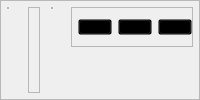
          <widget class="QFrame" name="header_frame">
           <property name="minimumSize">
            <size>
             <width>0</width>
             <height>60</height>
            </size>
           </property>
           <property name="frameShape">
            <enum>QFrame::StyledPanel</enum>
           </property>
           <property name="frameShadow">
            <enum>QFrame::Raised</enum>
           </property>
           <layout class="QHBoxLayout" name="horizontalLayout_2">
            <property name="spacing">
             <number>6</number>
            </property>
            <property name="leftMargin">
             <number>6</number>
            </property>
            <property name="topMargin">
             <number>6</number>
            </property>
            <property name="rightMargin">
             <number>6</number>
            </property>
            <property name="bottomMargin">
             <number>6</number>
            </property>
            <item alignment="Qt::AlignLeft|Qt::AlignTop">
             <widget class="QFrame" name="frame_6">
              <property name="frameShape">
               <enum>QFrame::StyledPanel</enum>
              </property>
              <property name="frameShadow">
               <enum>QFrame::Raised</enum>
              </property>
              <layout class="QHBoxLayout" name="horizontalLayout_8">
               <property name="spacing">
                <number>0</number>
               </property>
               <property name="leftMargin">
                <number>0</number>
               </property>
               <property name="topMargin">
                <number>0</number>
               </property>
               <property name="rightMargin">
                <number>0</number>
               </property>
               <property name="bottomMargin">
                <number>0</number>
               </property>
              </layout>
             </widget>
            </item>
            <item>
             <widget class="QFrame" name="frame_3">
              <property name="minimumSize">
               <size>
                <width>0</width>
                <height>0</height>
               </size>
              </property>
              <property name="styleSheet">
               <string notr="true">*{
	margin-left:2px;
}</string>
              </property>
              <property name="frameShape">
               <enum>QFrame::StyledPanel</enum>
              </property>
              <property name="frameShadow">
               <enum>QFrame::Raised</enum>
              </property>
              <layout class="QHBoxLayout" name="horizontalLayout_6">
               <property name="spacing">
                <number>0</number>
               </property>
               <property name="leftMargin">
                <number>0</number>
               </property>
               <property name="topMargin">
                <number>0</number>
               </property>
               <property name="rightMargin">
                <number>0</number>
               </property>
               <property name="bottomMargin">
                <number>0</number>
               </property>
              </layout>
             </widget>
            </item>
            <item alignment="Qt::AlignHCenter|Qt::AlignTop">
             <widget class="QFrame" name="frame_2">
              <property name="minimumSize">
               <size>
                <width>0</width>
                <height>0</height>
               </size>
              </property>
              <property name="frameShape">
               <enum>QFrame::StyledPanel</enum>
              </property>
              <property name="frameShadow">
               <enum>QFrame::Raised</enum>
              </property>
              <layout class="QHBoxLayout" name="horizontalLayout_5">
               <property name="spacing">
                <number>0</number>
               </property>
               <property name="leftMargin">
                <number>0</number>
               </property>
               <property name="topMargin">
                <number>0</number>
               </property>
               <property name="rightMargin">
                <number>0</number>
               </property>
               <property name="bottomMargin">
                <number>0</number>
               </property>
              </layout>
             </widget>
            </item>
            <item alignment="Qt::AlignRight|Qt::AlignTop">
             <widget class="QFrame" name="frame">
              <property name="minimumSize">
               <size>
                <width>0</width>
                <height>40</height>
               </size>
              </property>
              <property name="styleSheet">
               <string notr="true">*
{
	margin-left:6px;
}
QPushButton#pushClose{
	background-color:rgba(0,0,0,0);
	color:rgba(85,98,112,255);
}
QPushButton#pushClose:hover{
	color:rgba(155,168,182,220);
}
QPushButton#pushClose:pressed{
	padding-left:5px;
	padding-top:5px;
	color:rgba(115,128,142,255)
}
QPushButton#pushCollapse{
	background-color:rgba(0,0,0,0);
	color:rgba(85,98,112,255);
}
QPushButton#pushCollapse:hover{
	color:rgba(155,168,182,220);
}
QPushButton#pushCollapse:pressed{
	padding-left:3px;
	padding-top:3px;
	color:rgba(115,128,142,255)
}
QPushButton#pushUnwrap{
	background-color:rgba(0,0,0,0);
	color:rgba(85,98,112,255);
}
QPushButton#pushUnwrap:hover{
	color:rgba(155,168,182,220);
}
QPushButton#pushUnwrap:pressed{
	padding-left:5px;
	padding-top:5px;
	color:rgba(115,128,142,255)
}</string>
              </property>
              <property name="frameShape">
               <enum>QFrame::StyledPanel</enum>
              </property>
              <property name="frameShadow">
               <enum>QFrame::Raised</enum>
              </property>
              <layout class="QHBoxLayout" name="horizontalLayout_4">
               <property name="spacing">
                <number>0</number>
               </property>
               <property name="leftMargin">
                <number>0</number>
               </property>
               <property name="topMargin">
                <number>0</number>
               </property>
               <property name="rightMargin">
                <number>0</number>
               </property>
               <property name="bottomMargin">
                <number>0</number>
               </property>
               <item>
                <widget class="QPushButton" name="pushCollapse">
                 <property name="text">
                  <string/>
                 </property>
                 <property name="icon">
                  <iconset resource="menu.qrc">
                   <normaloff>:/icon/image/icon/free-icon-minimize-4889317.png</normaloff>:/icon/image/icon/free-icon-minimize-4889317.png</iconset>
                 </property>
                 <property name="iconSize">
                  <size>
                   <width>32</width>
                   <height>32</height>
                  </size>
                 </property>
                </widget>
               </item>
               <item>
                <widget class="QPushButton" name="pushUnwrap">
                 <property name="text">
                  <string/>
                 </property>
                 <property name="icon">
                  <iconset resource="menu.qrc">
                   <normaloff>:/icon/image/icon/free-icon-expand-510829.png</normaloff>:/icon/image/icon/free-icon-expand-510829.png</iconset>
                 </property>
                 <property name="iconSize">
                  <size>
                   <width>25</width>
                   <height>25</height>
                  </size>
                 </property>
                </widget>
               </item>
               <item>
                <widget class="QPushButton" name="pushClose">
                 <property name="text">
                  <string/>
                 </property>
                 <property name="icon">
                  <iconset resource="menu.qrc">
                   <normaloff>:/icon/image/icon/close.png</normaloff>:/icon/image/icon/close.png</iconset>
                 </property>
                 <property name="iconSize">
                  <size>
                   <width>32</width>
                   <height>32</height>
                  </size>
                 </property>
                </widget>
               </item>
              </layout>
             </widget>
            </item>
           </layout>
          </widget>
